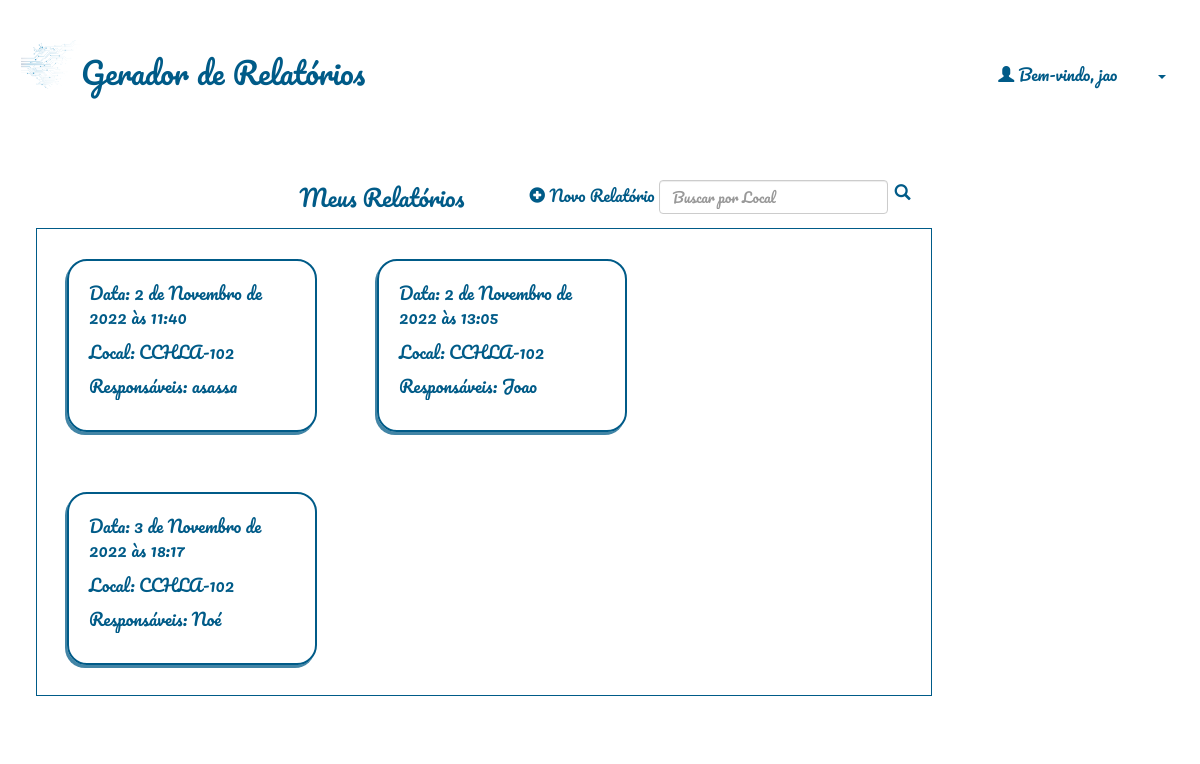
The app's page / (signed in), older data.
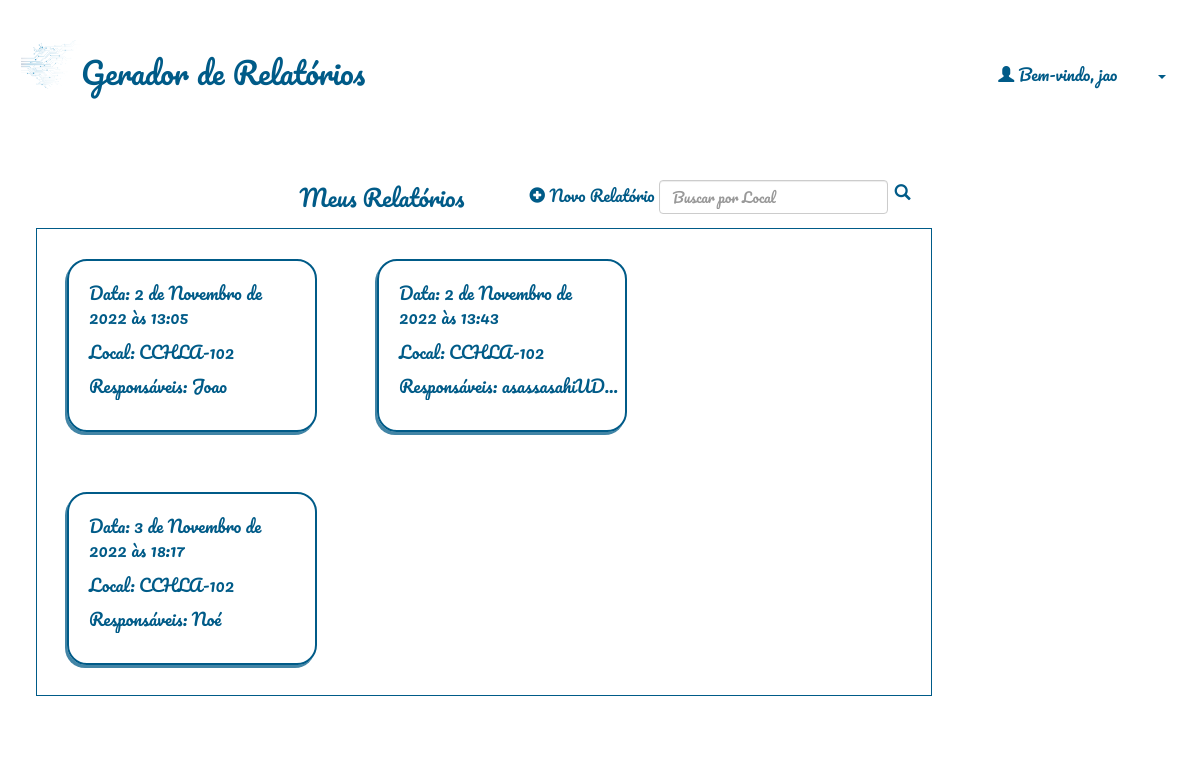
The same page, newer data.
### relatorio/models.py (models this page shows)
class Relatorio(models.Model):
    autor = models.ForeignKey(User, default=None, on_delete=models.CASCADE)
    data = models.DateTimeField()
    local = models.CharField(max_length=100)
    temperatura = models.IntegerField()
    clima = models.CharField(max_length=100)
    responsaveis = models.TextField(blank=True)
    qualiprof = models.CharField(max_length=100, default='')
    riscos = models.CharField(max_length=100, default='[]')
    equipamentos = models.CharField(max_length=100, default='[]')
    sinalizacao = models.CharField(max_length=100, default='[]')
    desligamento = models.CharField(max_length=4, default='')
    integridade = models.CharField(max_length=4, default='')
    dialogo = models.CharField(max_length=4, default='')
    curso_nr = models.CharField(max_length=4, default='')
    conferido = models.CharField(max_length=4, default='')
    delimitar_area = models.CharField(max_length=4, default='')
    auxconces = models.CharField(max_length=4, default='')
    tensao = models.CharField(max_length=4, default='')
    aterramento = models.CharField(max_length=4, default='')
    altura = models.CharField(max_length=4, default='')
    cinto_seg = models.CharField(max_length=4, default='')
    requi_seg = models.CharField(max_length=4, default='')
    reavaliacao = models.CharField(max_length=4, default='')
    tempambiente = models.CharField(max_length=100, default='')
    condambiente = models.CharField(max_length=100, default='')
    altitude = models.CharField(max_length=100, default='')
    presagua = models.CharField(max_length=100, default='')
    pressolidos = models.CharField(max_length=100, default='')
    pressubst = models.CharField(max_length=100, default='')
    solmecanicas = models.CharField(max_length=100, default='')
    presmofo = models.CharField(max_length=100, default='')
    presfauna = models.CharField(max_length=100, default='')
    infleletro = models.CharField(max_length=100, default='')
    radsolar = models.CharField(max_length=100, default='')
    descatm = models.CharField(max_length=100, default='')
    movdoar = models.CharField(max_length=100, default='')
    vento = models.CharField(max_length=100, default='')
    competencia = models.CharField(max_length=100, default='')
    reseletr = models.CharField(max_length=100, default='')
    contpessoas = models.CharField(max_length=100, default='')
    condfuga = models.CharField(max_length=100, default='')
    natmatpr = models.CharField(max_length=100, default='')
    natmatcons = models.CharField(max_length=100, default='')
    classestr = models.CharField(max_length=100, default='')
    documentacao = models.CharField(max_length=100, default='')
    ambientesofreu = models.CharField(max_length=100, default='')
    instalacaoinspecionada = models.CharField(max_length=100, default='')
    linhaseletricasdisp = models.CharField(max_length=100, default='')
    compinstalacao = models.CharField(max_length=100, default='')
    linhaseletricascorr = models.CharField(max_length=100, default='')
    tomadasdeforca = models.CharField(max_length=100, default='')
    qtdesufitomadas = models.CharField(max_length=100, default='')
    instlquadist = models.CharField(max_length=100, default='')
    novoscircuitos = models.CharField(max_length=100, default='')
    advquadist = models.CharField(max_length=100, default='')
    dispprotecaoident = models.CharField(max_length=100, default='')
    protcircuitos = models.CharField(max_length=100, default='')
    barramentoquadist = models.CharField(max_length=100, default='')
    bitola = models.CharField(max_length=100, default='')
    condutident = models.CharField(max_length=100, default='')
    disjundif = models.CharField(max_length=100, default='')
    dispprotecaosurtos = models.CharField(max_length=100, default='')
    servseguranca = models.CharField(max_length=100, default='')
    esqaterramento = models.CharField(max_length=100, default='')
    reservadeenergia = models.CharField(max_length=100, default='')
    fontseguranca = models.CharField(max_length=100, default='')
    paralelismo = models.CharField(max_length=100, default='')
    capbarramento = models.PositiveSmallIntegerField(default=0)
    protgeral = models.PositiveSmallIntegerField(default=0)
    protdr = models.PositiveSmallIntegerField(default=0)
    protdps = models.PositiveSmallIntegerField(default=0)
    vab = models.PositiveSmallIntegerField(default=0)
    van = models.PositiveSmallIntegerField(default=0)
    ia= models.PositiveSmallIntegerField(default=0)
    vbc = models.PositiveSmallIntegerField(default=0)
    vbn = models.PositiveSmallIntegerField(default=0)
    ib= models.PositiveSmallIntegerField(default=0)
    vca = models.PositiveSmallIntegerField(default=0)
    vcn = models.PositiveSmallIntegerField(default=0)
    ic= models.PositiveSmallIntegerField(default=0)
    continuidade = models.CharField(max_length=100, default='')
    resistencia = models.CharField(max_length=100, default='')
    selvpelv = models.CharField(max_length=100, default='')
    verificacao = models.CharField(max_length=100, default='')
    ensaiodetensao = models.CharField(max_length=100, default='')
    ensaiodefunc = models.CharField(max_length=100, default='')

### relatorio/views.py (the view)
# urls.py: path('', relatorio_views.relatorio_list, name="home"),
@login_required(login_url="/accounts/login/")
def relatorio_list(request):
    usuario = request.user
    if(request.method=='POST'):
        busca = request.POST['busca']
        relatorios = Relatorio.objects.filter(autor=usuario, local__contains=busca).order_by('data')
        return render(request, 'relatorio/relatorio_list.html', {'relatorios': relatorios, 'busca':busca})
    relatorios = Relatorio.objects.filter(autor=usuario).order_by('data')
    return render(request, 'relatorio/relatorio_list.html', {'relatorios': relatorios})

### relatorio/templates/relatorio/relatorio_list.html (shortened to what this page needs)
{% extends 'base_layout.html'%}
{% block content %}
<div id="relatorios-lista" class="container-fluid">
        <nav class="navbar navbar-expand-lg">
            <a class="navbar-brand" href="#">Meus Relatórios</a>
            <div class="collapse navbar-collapse" id="navbarSupportedContent">
              <ul class="navbar-nav mr-auto">
                <li class="nav-item active">
                    <a id="botao-icon" class="nav-link" href="{% url 'relatorio:cria' %}">
                        <span class="glyphicon glyphicon-plus-sign"></span>
                        Novo Relatório
                    </a>
                </li>
                <li class="nav-item active">
                  <form method=POST action="{% url 'home' %}" class="form-inline my-2 my-lg-0">
                    <input class="form-control mr-sm-2" type="search" placeholder="Buscar por Local" aria-label="Search" name="busca">
                    <button class="btn-outline-secondary" id="searchbutton" type="submit"><i class="glyphicon glyphicon-search"></i></button>
                  </form>
                </li>
              </ul>
            </div>
          </nav>
    <div id="relatorios"  class="container-fluid">
        {% if not relatorios %}
            {% if busca %}
                <br>
                <p style="margin-left: 20px;">  Sua busca por <span style="color:rgba(221, 33, 33, 0.705);">' {{ busca }} '</span> não encontrou resultados.</p>
                <br>
            {% else %}
                <br>
                <p style="margin-left: 20px; color:rgba(221, 33, 33, 0.705);">  Não há nenhum relatório ainda.</p>
                <br>
            {% endif %}
        {% else %}
            {% for relatorio in relatorios %}
            <a href="{% url 'relatorio:visualiza' rel_id=relatorio.id %}">
                <div id="relatorio" class="container-fluid">
                    <p>Data: {{ relatorio.data }}</p>
                    <p>Local: {{ relatorio.local }}</p>
                    <p class="obs">Responsáveis: {{ relatorio.responsaveis }}</p>
                </div>
            </a>
            {% endfor %}
        {% endif %}
        </div>
    </div>
</div>
{% endblock %}

Row changes from the older to the newer data that the page shows:
shown differently, row unchanged: Relatorio "2 de Novembro de 2022 às 13:05": moves up the list
changed Relatorio: data "2 de Novembro de 2022 às 11:40" → "2 de Novembro de 2022 às 13:43"; responsaveis "asassa" → "asassasahiUD…"
